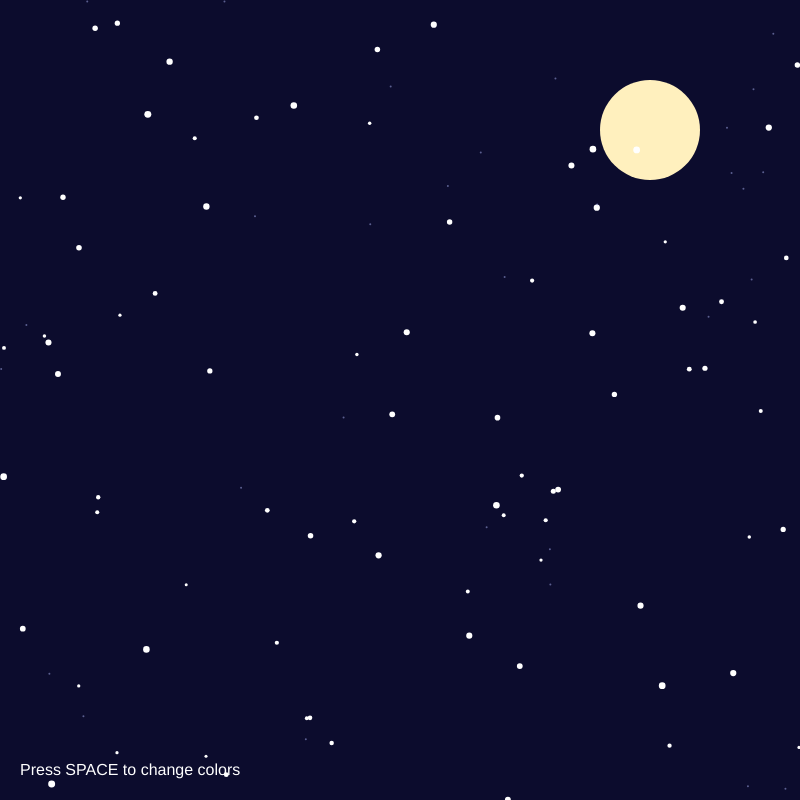
Frame 1 (no input)
Frame 60 (no input): identical to frame 1, image omitted
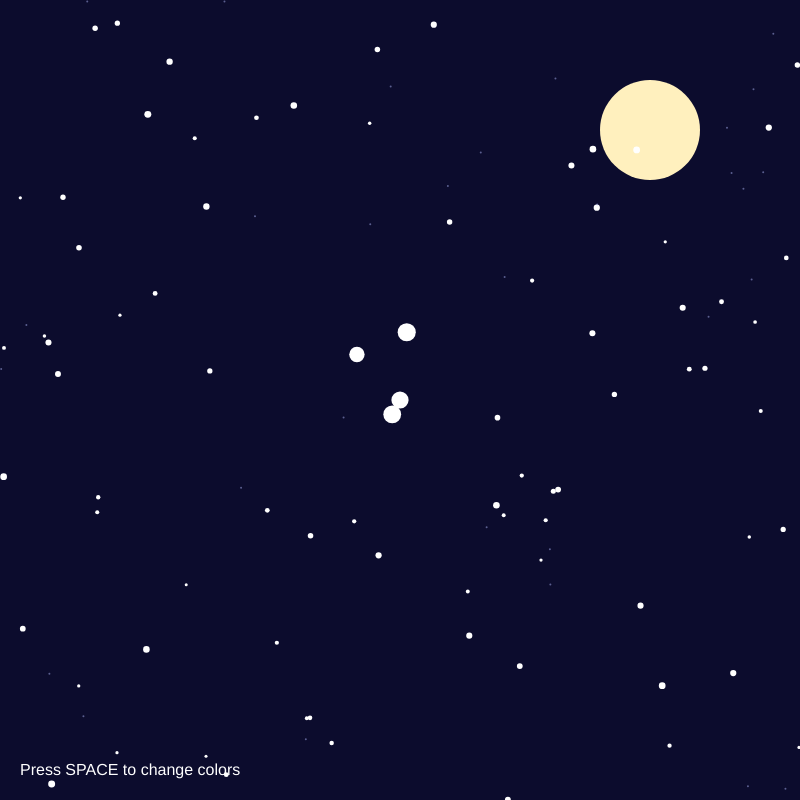
Frame 120 (the mouse pressed at the canvas centre since frame 60)

The p5.js sketch that drew these frames (run headless with seeded random() and noise() and a simulated clock; from frame 60 on, the mouse is pressed at the canvas centre):

// p5.js sketch
// ── sketch.js
//Move your mouse near the stars to make them glow.
//Click to create a new star.
//Press SPACE to change the star colors.


let stars = [];

let starColors = [
  [255, 255, 255],
  [185, 200, 255],
  [255, 201, 242],
  [255, 232, 163]
];

let colorIndex = 0;
let smallStars = [];

function setup() {
  createCanvas(800, 800);

  // create main stars
  for (let i = 0; i < 80; i++) {
    let x = random(width);
    let y = random(height);
    let s = random(3, 7);

    stars.push({ x: x, y: y, size: s });
  }

  // Create small background stars
  for (let i = 0; i < 30; i++) {
    let x = random(width);
    let y = random(height);

    smallStars.push({ x: x, y: y });
  }
}

function draw() {
  background(12, 12, 45);

  // Draw the moon
  fill(255, 240, 190);
  noStroke();
  ellipse(650, 130, 100, 100);

  // Second for loop: draw main stars
  for (let i = 0; i < stars.length; i++) {
    let s = stars[i];

    let d = dist(mouseX, mouseY, s.x, s.y);

    // Change star size when mouse is nearby
    if (d < 80) {
      fill(
        starColors[colorIndex][0],
        starColors[colorIndex][1],
        starColors[colorIndex][2]
      );
      ellipse(s.x, s.y, s.size + 12);
    } else {
      fill(
        starColors[colorIndex][0],
        starColors[colorIndex][1],
        starColors[colorIndex][2]
      );
      ellipse(s.x, s.y, s.size);
    }
  }

  // Draw small background stars
  for (let i = 0; i < smallStars.length; i++) {
    fill(180, 190, 255, 120);
    ellipse(smallStars[i].x, smallStars[i].y, 2, 2);
  }

  // Instructions
  fill(255);
  textSize(16);
  text("Press SPACE to change colors", 20, 775);
}

// Click to create a new star
function mousePressed() {
  stars.push({
    x: mouseX,
    y: mouseY,
    size: random(4, 9)
  });
}

// Press SPACE to change colors
function keyPressed() {
  if (key === " ") {
    colorIndex = colorIndex + 1;
    if (colorIndex >= starColors.length) {
      colorIndex = 0;
    }
  }
}
